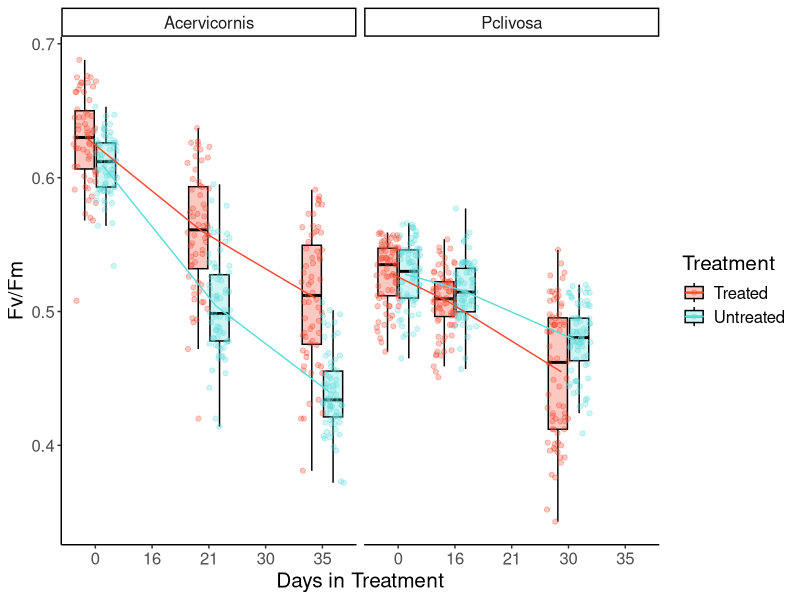
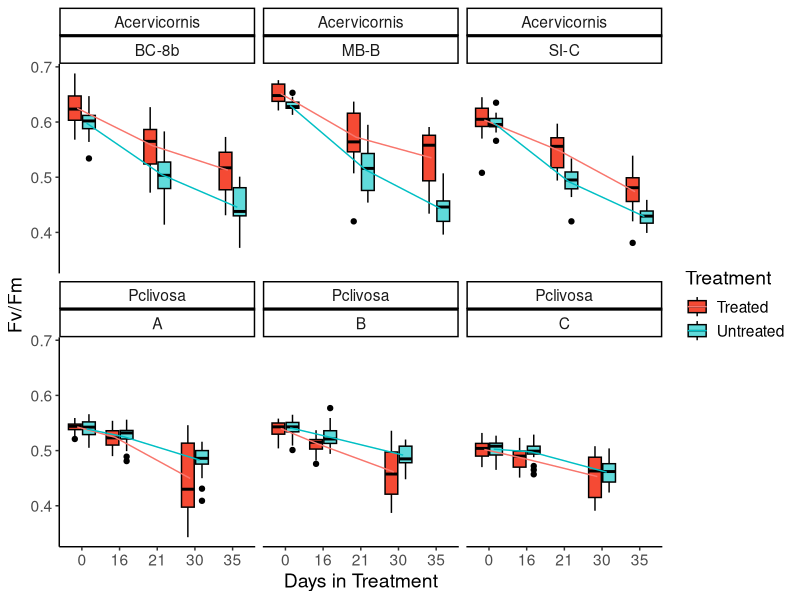
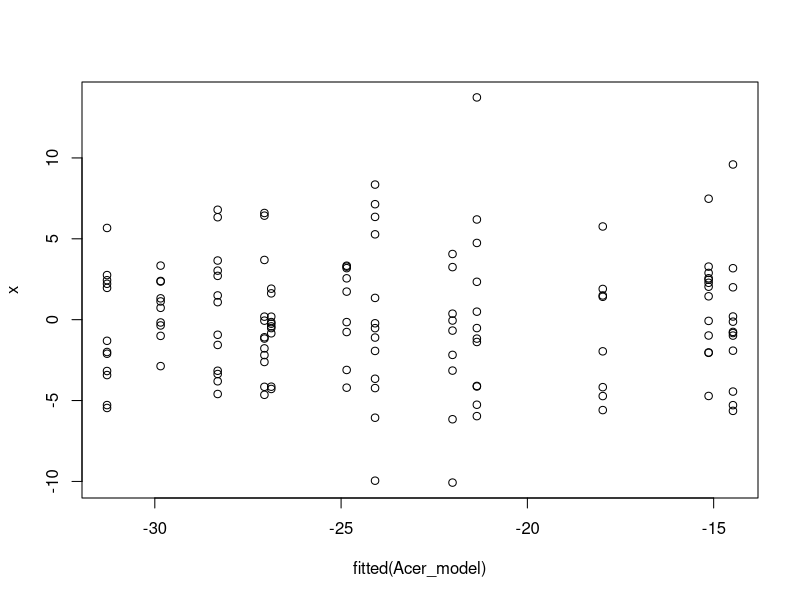
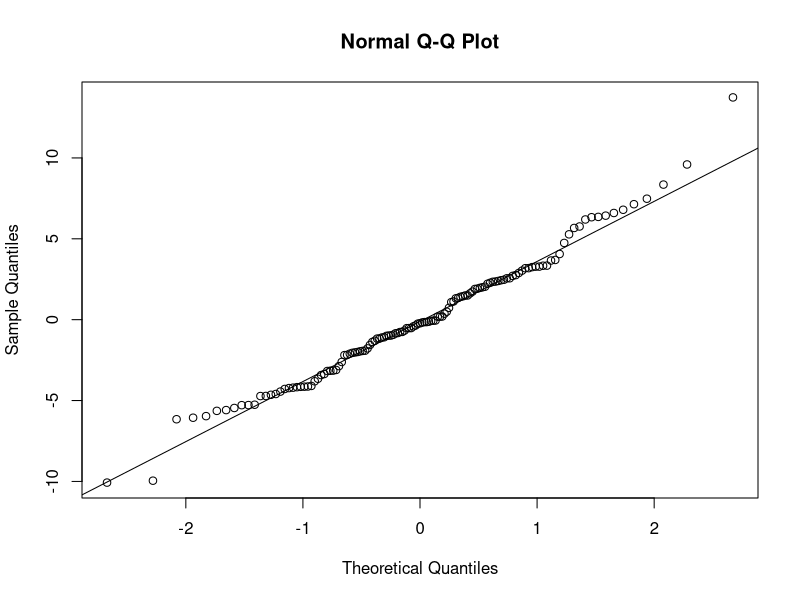
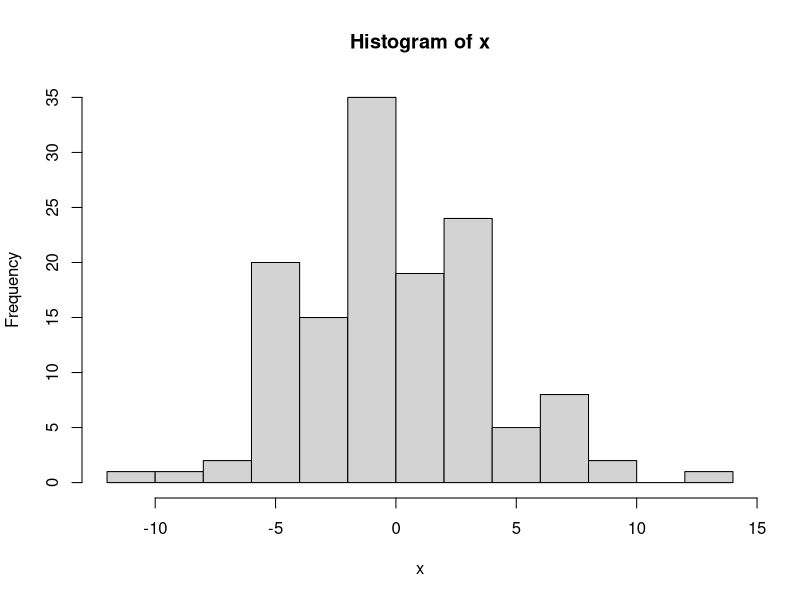
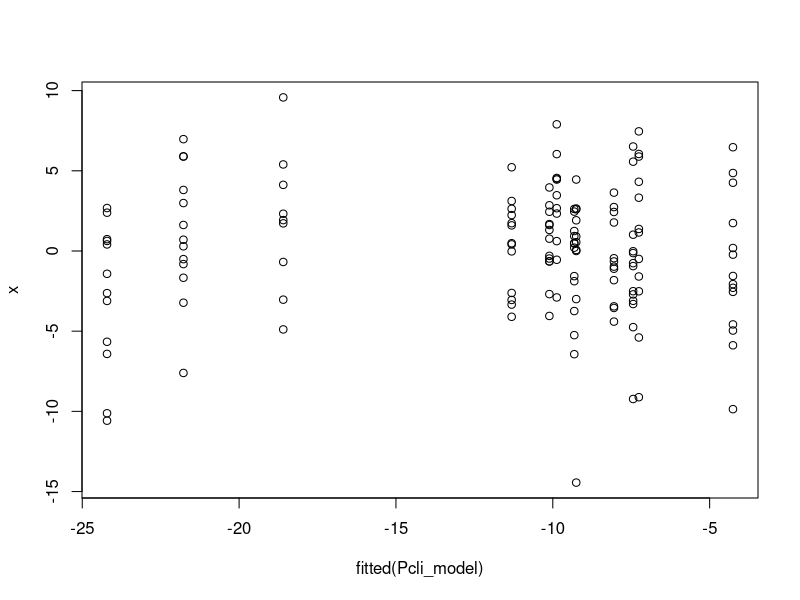
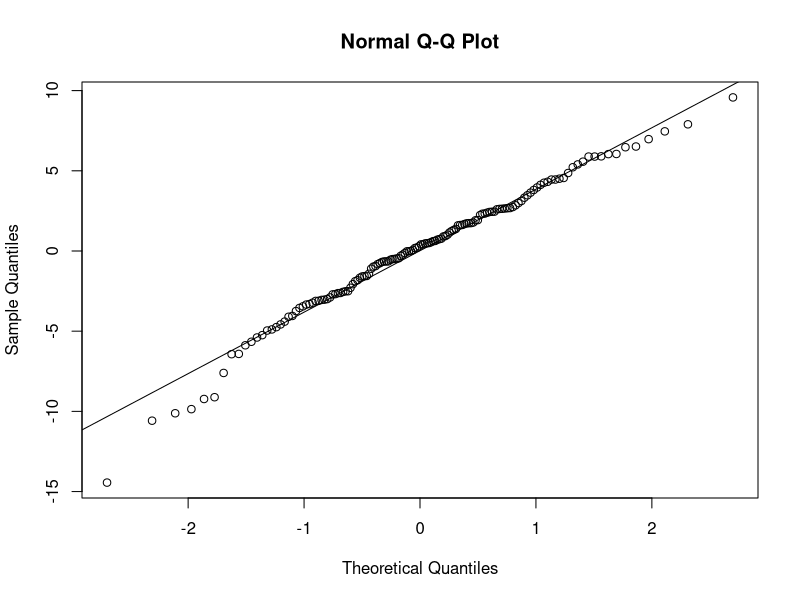
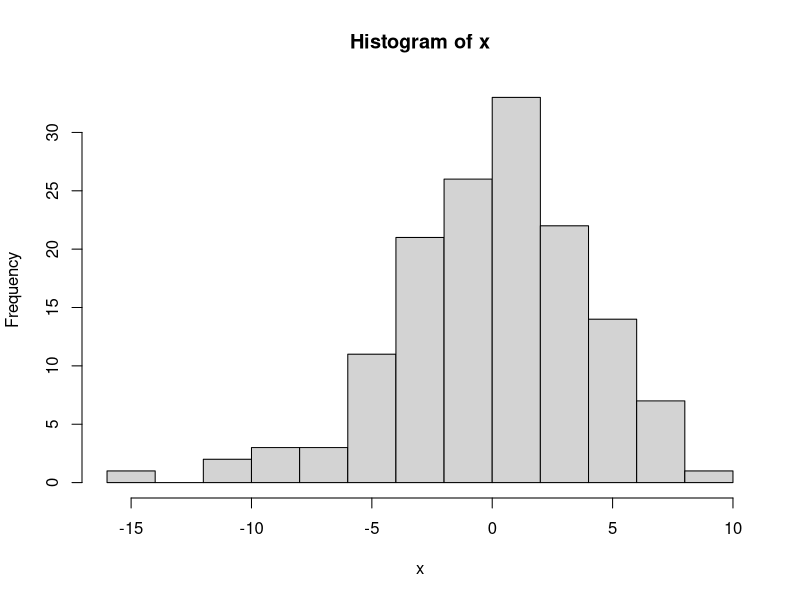

Write R code to recreate these figures, in order.
## ---- chunk 1
library(tidyverse)
library(plotrix)
library(ggpubr)
library(rstatix)
library(cowplot)
library(lme4)
library(emmeans)
library(car)
## ---- chunk 2
ipam_tidy_data <- read.csv("ipam_tidy_data.csv")

treatment_time_bothspecies <- ipam_tidy_data %>% 
  dplyr::filter(!Treatment_period == "CBASS") %>%
  drop_na(Colony) %>% #this is because there are some corals that never matched up to IPAM values so they're just NA
  dplyr::select(Date, Colony, Puck, Tank, fvfm, Treatment, Species) %>% 
  mutate(Date = mdy(Date)) %>% 
  dplyr::filter(Date <= "2022-04-20") %>% 
  pivot_wider(names_from = Date, values_from = fvfm) %>% 
   mutate(fvfm_t0 = case_when(Species == "Acervicornis" ~ `2022-03-16`,
                                  Species == "Pclivosa" ~ `2022-03-21`)) %>% 
   mutate(fvfm_t1 = case_when(Species == "Acervicornis" ~ `2022-04-06`,
                                  Species == "Pclivosa" ~ `2022-04-06`)) %>% 
   mutate(fvfm_t2 = case_when(Species == "Acervicornis" ~ `2022-04-20`,
                                  Species == "Pclivosa" ~ `2022-04-20`)) %>% 
  pivot_longer(fvfm_t0:fvfm_t2, names_to = "fvfm_timepoint", values_to = "fvfm") %>% 
  mutate(numDays = case_when(fvfm_timepoint == "fvfm_t0" ~ 0,
                             Species == "Pclivosa" & fvfm_timepoint == "fvfm_t1" ~ 16,
                             Species == "Acervicornis" & fvfm_timepoint == "fvfm_t1" ~ 21,
                             Species == "Pclivosa" & fvfm_timepoint == "fvfm_t2" ~ 30,
                             Species == "Acervicornis" & fvfm_timepoint == "fvfm_t2" ~ 35,
                             Species == "Pclivosa" & fvfm_timepoint == "fvfm_t3" ~ 65,
                             Species == "Acervicornis" & fvfm_timepoint == "fvfm_t3" ~ 70))

#percent change
treatment_normalized_bothspecies <- ipam_tidy_data %>% 
  dplyr::filter(!Treatment_period == "CBASS") %>%
  drop_na(Colony) %>% #this is because there are some corals that never matched up to IPAM values so they're just NA
  dplyr::select(Date, Colony, Puck, Tank, fvfm, Treatment, Species)  %>% 
  mutate(Date = mdy(Date)) %>% 
  dplyr::filter(Date <= "2022-04-20") %>% #pre-CBASS time points
  pivot_wider(names_from = Date, values_from = fvfm) %>% 
  mutate(fvfm_loss = case_when(Species == "Acervicornis" ~ `2022-04-20` - `2022-03-16`,
                               Species == "Pclivosa" ~ `2022-04-20` - `2022-03-21`)) %>% 
  mutate(fvfm_loss_norm = case_when(Species == "Acervicornis" ~ (fvfm_loss/`2022-03-16`)*100,
                               Species == "Pclivosa" ~ (fvfm_loss/`2022-03-21`)*100))

treatment_normalized_bothspecies %>% 
  dplyr::select(Colony, Puck, Treatment, Species, fvfm_loss, fvfm_loss_norm) %>% 
  write_csv("treatment_fvfm.csv")

ipam_tidy_data %>% 
  dplyr::filter(!Treatment_period == "CBASS") %>%
  drop_na(Colony) %>% #this is because there are some corals that never matched up to IPAM values so they're just NA
  dplyr::mutate(Date = mdy(Date)) %>% 
  dplyr::select(Date, Colony, Puck, Tank, fvfm, Treatment, Species) %>% 
  dplyr::filter(fvfm < 0.75) %>% #filter out the outliers, 0.75 was set in Cunning et al 2021
  dplyr::filter(Date <= "2022-04-20") %>% 
  pivot_wider(names_from = Date, values_from = fvfm) %>% 
   mutate(fvfm_t0 = case_when(Species == "Acervicornis" ~ `2022-03-16`,
                                  Species == "Pclivosa" ~ `2022-03-21`)) %>% 
   mutate(fvfm_t1 = case_when(Species == "Acervicornis" ~ `2022-04-06`,
                                  Species == "Pclivosa" ~ `2022-04-06`)) %>% 
   mutate(fvfm_t2 = case_when(Species == "Acervicornis" ~ `2022-04-20`,
                                  Species == "Pclivosa" ~ `2022-04-20`)) %>% 
  mutate(t0 = fvfm_t0/fvfm_t0, t1 = fvfm_t1/fvfm_t0, t2 = fvfm_t2/fvfm_t0) %>% 
  pivot_longer(t0:t2, names_to = "fvfm_timepoint", values_to = "fvfm") %>% 
  mutate(numDays = case_when(fvfm_timepoint == "t0" ~ 0,
                             Species == "Pclivosa" & fvfm_timepoint == "t1" ~ 16,
                             Species == "Acervicornis" & fvfm_timepoint == "t1" ~ 21,
                             Species == "Pclivosa" & fvfm_timepoint == "t2" ~ 30,
                             Species == "Acervicornis" & fvfm_timepoint == "t2" ~ 35)) %>% 
  dplyr::select(!c(`2022-04-06`:`2022-04-20`)) -> ipam_norm_overtime

## ---- chunk 3
treatment_time_bothspecies %>% 
  select(Colony:Species, fvfm_timepoint, fvfm) %>% 
  filter(fvfm_timepoint == "fvfm_t2") %>% #282 corals
  group_by(Species, Colony, Treatment) %>% 
  dplyr::summarise(count = n())
## ---- chunk 4
treatment_time_bothspecies %>% 
  dplyr::select(!c(`2022-04-06`:`2022-04-20`)) %>% 
  mutate(numDays = as.factor(numDays)) %>% 
  ggplot(., aes(x=numDays, y=fvfm, fill = Treatment, color = Treatment)) + 
  geom_boxplot(color = "black", outlier.shape = NA, alpha=0.3) + #not removing outliers, just removing the black dots because they are already represented in the geom_point() line
  geom_point(position = position_jitterdodge(), alpha=0.3) +
  stat_summary(fun=mean, geom="line", aes(group=Treatment, color = Treatment), position = position_dodge(width = 0.5)) +
  facet_wrap(~Species) + 
  theme_classic() + 
  labs(y = "Fv/Fm", x = "Days in Treatment") +
  scale_fill_manual(labels=c("Treated", "Untreated"), values = c("#F54A34", "#60DBDB"))  +
  scale_color_manual(labels=c("Treated", "Untreated"), values = c("#F54A34", "#60DBDB")) +
  theme(text = element_text(size = 15)) 
#ggsave("treatment_bothspecies_overtimeboxplots.pdf")
## ---- chunk 5
treatment_time_bothspecies%>% 
  dplyr::select(!c(`2022-04-06`:`2022-04-20`)) %>% 
  mutate(numDays = as.factor(numDays)) %>% 
  ggplot(., aes(x=numDays, y=fvfm, fill = Treatment)) + 
  geom_boxplot(color = "black") +
  stat_summary(fun=mean, geom="line", aes(group=Treatment, color = Treatment), position = position_dodge(width = 0.5)) +
  facet_wrap(~Species + Colony) + 
  theme_classic() + 
  labs(y = "Fv/Fm", x = "Days in Treatment") +
  scale_fill_manual(labels=c("Treated", "Untreated"), values = c("#F54A34", "#60DBDB"))  +
  theme(text = element_text(size = 14))
#ggsave("treatment_bothspecies_colonies_overtimeboxplots.pdf")
## ---- chunk 6
p1<-treatment_normalized_bothspecies %>% 
  ggplot(., aes(x=Species, y= fvfm_loss_norm, fill= Treatment)) +
  geom_boxplot() + 
  theme_classic() + 
  labs(y = "% Change Fv/Fm", x="Species") +
  scale_fill_manual(labels=c("Treated", "Untreated"), values = c("#F54A34", "#60DBDB")) +
  theme(text = element_text(size = 15)) + 
  theme(legend.position="none") +
  facet_wrap(~Species, ncol =1, scales = "free_x")
## ---- chunk 7
treatment_normalized_bothspecies %>% 
  mutate_at(vars(Colony, Puck, Tank, Treatment, Species), factor) -> treatment_normalized_bothspecies

treatment_normalized_bothspecies %>% 
  filter(Species == "Acervicornis") -> Acer_fvfm_norm

treatment_normalized_bothspecies %>% 
  filter(Species == "Pclivosa") -> Pcli_fvfm_norm

Pcli_fvfm_norm %>% 
  drop_na(`2022-04-20`) -> Pcli_fvfm_norm

Acer_model <- lmer(fvfm_loss_norm ~ Treatment*Colony + (1|Tank), data = Acer_fvfm_norm)
summary(Acer_model)
anova(Acer_model)

Pcli_model <- lmer(fvfm_loss_norm ~ Treatment*Colony + (1|Tank), data = Pcli_fvfm_norm)
summary(Pcli_model)
anova(Pcli_model)
## ---- chunk 8
x = residuals(Acer_model)
plot(fitted(Acer_model), x) 
leveneTest(x ~ Treatment*Colony, data=Acer_fvfm_norm, center=mean) # formal statistical test for homogenity of variance #marginally significant
qqnorm(x); qqline(x) # qq plot to check for normal distribution of residuals
hist(x) # histogram of residuals to check for normal distribution of residuals
shapiro.test(x) # formal statistical test
# removal of one outlier made the variance more significant, so leaving it as is

Anova(Acer_model,  type = "II", test.statistic = "F") #you need to manually specify Satterthwaite's method, because otherwise it will give you the Wald/Chi-squared approximation and that is only appropriate for binomial or poisson distributions. Satterthwaite's method is for normal/gaussian
capture.output(Anova(Acer_model,  type = "II", test.statistic = "F"), file = "Acer_model_ANOVA.csv")
## ---- chunk 9
x = residuals(Pcli_model)
plot(fitted(Pcli_model), x) 
leveneTest(x ~ Treatment*Colony, data=Pcli_fvfm_norm, center=mean) # formal statistical test for homogeneity of variance #not significant
qqnorm(x); qqline(x) # qq plot to check for normal distribution of residuals
hist(x) # histogram of residuals to check for normal distribution of residuals
shapiro.test(x) # formal statistical test 
# Perform Bonferroni outlier test
bonf_outliers <- outlierTest(Pcli_model, cutoff = Inf, n.max = Inf)

# View all potential outliers identified with Bonferroni correction
bonf_outliers #row 12

# Indices of the rows to remove
rows_to_remove <- c(12)

# Remove these rows
Pcli_clean <- Pcli_fvfm_norm[-rows_to_remove, ]

Pcli_model_2 <- lmer(fvfm_loss_norm ~ Treatment*Colony + (1|Tank), data = Pcli_clean)
x = residuals(Pcli_model_2)
plot(fitted(Pcli_model_2), x) 
leveneTest(x ~ Treatment*Colony, data=Pcli_clean, center=mean) # formal statistical test for homogenity of variance 
qqnorm(x); qqline(x) # qq plot to check for normal distribution of residuals
hist(x) # histogram of residuals to check for normal distribution of residuals
shapiro.test(x)

Anova(Pcli_model_2, type = "II", test.statistic = "F") #you need to manually specify Satterthwaite's method, because otherwise it will give you the Wald/Chi-squared approximation and that is only appropriate for binomial or poisson distributions. Satterthwaite's method is for normal/gaussian

capture.output(Anova(Pcli_model_2, type = "II", test.statistic = "F"), file = "Pcli_model_ANOVA.csv")
## ---- chunk 10
#colony + treatment
Acer_emms <- emmeans(Acer_model, pairwise ~ Colony*Treatment)

pairs(Acer_emms) 
capture.output(pairs(Acer_emms), file="Acer_percentchange_treatment_colony_emmeans.csv")
## ---- chunk 11
#colony + treatment
Pcli_emms <- emmeans(Pcli_model_2, pairwise ~ Colony*Treatment)

pairs(Pcli_emms) 
capture.output(pairs(Pcli_emms), file="Pcli_percentchange_treatment_colony_emmeans.csv")
## ---- chunk 12
p2<-ipam_norm_overtime %>% 
  ggplot(., aes(x=numDays, y=fvfm, fill = Treatment, color=Treatment)) + 
  geom_point(alpha=0.3) +
  geom_smooth() +
  facet_wrap(~Species, ncol =1) + 
  theme_classic() + 
  labs(y = "Normalized Fv/Fm", x = "Days in Treatment") +
  scale_fill_manual(labels=c("Treated", "Untreated"), values = c("#F54A34", "#60DBDB"))  +
  scale_color_manual(labels=c("Treated", "Untreated"), values = c("#F54A34", "#60DBDB"))  +
  theme(text = element_text(size = 14)) +
  ylim(0.4,1.2) +
  theme(legend.position="none")
  
p3<-ipam_norm_overtime %>% 
  ggplot(., aes(x=numDays, y=fvfm, fill = Treatment, color=Treatment)) + 
  geom_point(alpha=0.3) +
  geom_smooth() +
  facet_wrap(~Species + Colony) + 
  theme_classic() + 
  labs(y = "Normalized Fv/Fm", x = "Days in Treatment") +
  scale_fill_manual(labels=c("Treated", "Untreated"), values = c("#F54A34", "#60DBDB"))  +
  scale_color_manual(labels=c("Treated", "Untreated"), values = c("#F54A34", "#60DBDB"))  +
  theme(text = element_text(size = 14))+
  ylim(0.4,1.2) +
  theme(legend.position="none")
## ---- chunk 13
plot_grid(p1, p2, p3, rel_widths = c(1, 1, 2), nrow=1)
ggsave("treatment_normfvfm_boxplot_linear.pdf", width = 12, height = 5)
## ---- chunk 14
ipam_norm_overtime$fvfm_timepoint <- as.factor(ipam_norm_overtime$fvfm_timepoint)

ipam_norm_overtime %>% 
  dplyr::select(Colony:Species, fvfm_timepoint, fvfm) %>% 
  filter(Species == "Acervicornis") ->  Acer_tidydata

ipam_norm_overtime %>% 
  dplyr::select(Colony:Species, fvfm_timepoint, fvfm) %>% 
  filter(Species == "Pclivosa") ->  Pcli_tidydata
## ---- chunk 15
#repeated measures -- include ID in the formula as a random effect
Acer_model <- lmer(fvfm ~ Treatment*Colony*fvfm_timepoint + (1|Tank) + (1|Puck), data = Acer_tidydata) 
summary(Acer_model)
Anova(Acer_model, type = "II", test.statistic = "F")

Pcli_model <- lmer(fvfm ~ Treatment*Colony*fvfm_timepoint + (1|Tank) + (1|Puck), data = Pcli_tidydata)
summary(Pcli_model)
Anova(Pcli_model, type = "II", test.statistic = "F")
## ---- chunk 16
x = residuals(Acer_model)
plot(fitted(Acer_model), x) 
qqnorm(x); qqline(x) # qq plot to check for normal distribution of residuals
hist(x) # histogram of residuals to check for normal distribution of residuals
car::outlierTest(Acer_model) #row 317
Acer_tidydata[-317, ] -> Acer_noout

Acer_model_2 <- lmer(fvfm ~ Treatment*Colony*fvfm_timepoint + (1|Tank) + (1|Puck), data = Acer_noout)
x = residuals(Acer_model_2)
plot(fitted(Acer_model_2), x) 
qqnorm(x); qqline(x) # qq plot to check for normal distribution of residuals
hist(x) # histogram of residuals to check for normal distribution of residuals

Anova(Acer_model_2, type = "II", test.statistic = "F")
capture.output(Anova(Acer_model_2, type = "II", test.statistic = "F"), file = "Acer_fvfm_model_ANOVA.csv")
## ---- chunk 17
x = residuals(Pcli_model)
plot(fitted(Pcli_model), x) 
qqnorm(x); qqline(x) # qq plot to check for normal distribution of residuals
hist(x) # histogram of residuals to check for normal distribution of residuals
car::outlierTest(Pcli_model) #rows 375, 200, 108
rows_to_remove <- c(375, 200, 108)
Pcli_tidydata[-rows_to_remove, ] -> Pcli_noout

Pcli_model_2 <- lmer(fvfm ~ Treatment*Colony*fvfm_timepoint + (1|Tank) + (1|Puck), data = Pcli_noout)
x = residuals(Pcli_model_2)
plot(fitted(Pcli_model_2), x) 
qqnorm(x); qqline(x) # qq plot to check for normal distribution of residuals
hist(x) # histogram of residuals to check for normal distribution of residuals

Anova(Pcli_model_2, type = "II", test.statistic = "F")
capture.output(Anova(Pcli_model_2, type = "II", test.statistic = "F"), file = "Pcli_fvfm_model_ANOVA.csv")
## ---- chunk 18
#colony + treatment + timepoint
Acer_emms <- emmeans(Acer_model_2, pairwise ~ Colony*Treatment*fvfm_timepoint)
pairs(Acer_emms)
capture.output(pairs(Acer_emms), file = "Acer_Tukey_colonytreatmenttimepoint.csv")
## ---- chunk 19
#colony + treatment + timepoint
Pcli_emms <- emmeans(Pcli_model_2, pairwise ~ Colony*Treatment*fvfm_timepoint)
pairs(Pcli_emms)
capture.output(pairs(Pcli_emms), file = "Pcli_Tukey_colonytreatmenttimepoint.csv")
## ---- chunk 20
p1<-treatment_normalized_bothspecies%>% 
  ggplot(., aes(x=Species, y= fvfm_loss_norm, fill= Treatment)) +
  geom_boxplot() + 
  theme_classic() + 
  labs(y = "% Decline in Fv/Fm", x="Treatment") +
  scale_fill_manual(labels=c("Treated", "Untreated"), values = c("#F54A34", "#60DBDB")) +
  theme(text = element_text(size = 15)) + 
  theme(legend.position="none")
  
#ggsave("treatment_normalized_bothspecies_boxplot.pdf")
## ---- chunk 21
str(treatment_normalized_bothspecies)
#make factors: Colony, Puck, Tank, Treatment, Species

treatment_normalized_bothspecies %>% 
  mutate_at(vars(Colony, Puck, Tank, Treatment, Species), factor) -> treatment_normalized_bothspecies
## ---- chunk 22
treat_model_1 <- lm(fvfm_loss_norm ~ Treatment*Species + Colony + Tank, data = treatment_normalized_bothspecies)
treat_model_metrics_1 <- augment(treat_model_1)
plot(treat_model_1)

# assess normality of residuals using Shapiro-Wilk test
shapiro_test(treat_model_metrics_1$.resid) # not significant

# assess homogeneity of variances using Levene's Test
levene_test(.resid ~ Treatment*Species, data = treat_model_metrics_1) #not significant

# identifying outliers
treat_model_metrics_1 %>% 
  filter(abs(.std.resid) > 3) -> treat_outliers_1
# 2 outliers

#remove outliers
treatment_normalized_bothspecies_2wayanova <- treatment_normalized_bothspecies[!rownames(treatment_normalized_bothspecies) %in% treat_outliers_1$.rownames,]

#two corals were indeed removed from data frame
## ---- chunk 23
aov(fvfm_loss_norm ~ Treatment*Species, data = treatment_normalized_bothspecies_2wayanova)

summary(aov(fvfm_loss_norm ~ Treatment*Species, data = treatment_normalized_bothspecies_2wayanova))

#capture.output(summary(aov(fvfm_loss_norm ~ Treatment*Species, data = treatment_normalized_bothspecies)), file = "fvfm_loss_norm_bothspecies_anova_table.csv")

TukeyHSD(aov(fvfm_loss_norm ~ Treatment*Species, data = treatment_normalized_bothspecies_2wayanova))
         
#capture.output(TukeyHSD(aov(fvfm_loss_norm ~ Treatment*Species, data = treatment_normalized_bothspecies)), file = "fvfm_loss_norm_bothspecies_anova_tukey.csv")
## ---- chunk 24
treatment_normalized_bothspecies %>% 
  filter(Species == "Acervicornis") -> treatment_percent_Acer

treat_model_Acer <- lm(fvfm_loss_norm ~ Treatment + Colony + Tank, data = treatment_percent_Acer)
treat_model_metrics_Acer <- augment(treat_model_Acer)
plot(treat_model_Acer)

# assess normality of residuals using Shapiro-Wilk test
shapiro_test(treat_model_metrics_Acer$.resid) # not significant

# assess homogeneity of variances using Levene's Test
levene_test(.resid ~ Treatment, data = treat_model_metrics_Acer) #not significant

# identifying outliers
treat_model_metrics_Acer %>% 
  filter(abs(.std.resid) > 3)
# 1 outlier

#remove outliers
treatment_percent_Acer %>% 
  filter(fvfm_loss_norm < -7.6) -> treatment_percent_Acer

#one coral removed from data frame
## ---- chunk 25
aov(fvfm_loss_norm ~ Treatment, data = treatment_percent_Acer)

summary(aov(fvfm_loss_norm ~ Treatment, data = treatment_percent_Acer)) #very significant

TukeyHSD(aov(fvfm_loss_norm ~ Treatment, data = treatment_percent_Acer))
## ---- chunk 26
treatment_normalized_bothspecies %>% 
  filter(Species == "Pclivosa") -> treatment_percent_Pcli

treat_model_Pcli <- lm(fvfm_loss_norm ~ Treatment + Colony + Tank, data = treatment_percent_Pcli)
treat_model_metrics_Pcli <- augment(treat_model_Pcli)
plot(treat_model_Pcli)

# assess normality of residuals using Shapiro-Wilk test
shapiro_test(treat_model_metrics_Pcli$.resid) # significant

# assess homogeneity of variances using Levene's Test
levene_test(.resid ~ Treatment, data = treat_model_metrics_Pcli) #not significant

# identifying outliers
treat_model_metrics_Pcli %>% 
  filter(abs(.std.resid) > 3) # 1 outlier

treatment_percent_Pcli %>% 
  filter(!(Treatment == "Untreated" & Colony == "A" & Tank == "4" & fvfm_loss_norm < -23)) -> treatment_percent_Pcli

#run again
treat_model_Pcli <- lm(fvfm_loss_norm ~ Treatment + Colony + Tank, data = treatment_percent_Pcli)
treat_model_metrics_Pcli <- augment(treat_model_Pcli)
plot(treat_model_Pcli)

# assess normality of residuals using Shapiro-Wilk test
shapiro_test(treat_model_metrics_Pcli$.resid) # not significant

# assess homogeneity of variances using Levene's Test
levene_test(.resid ~ Treatment, data = treat_model_metrics_Pcli) #significant

## ---- chunk 27
oneway.test(fvfm_loss_norm ~ Treatment, data = treatment_percent_Pcli, var.equal = FALSE)
## ---- chunk 28
p2<- treatment_normalized_bothspecies%>% 
  ggplot(., aes(x=Colony, y= fvfm_loss_norm, fill=Treatment)) +
  geom_boxplot() + 
  theme_classic() + labs(y = "% Decline in Fv/Fm", x="Colony") +
  scale_fill_manual(labels=c("Treated", "Untreated"), values = c("#F54A34", "#60DBDB"))  +
  theme(text = element_text(size = 15)) + 
  facet_wrap(~Species, scales = "free_x")
#ggsave("treatment_normalized_genotypes_boxplot.pdf")
## ---- chunk 29
treat_model_2 <- lm(fvfm_loss_norm ~ Treatment*Species*Colony + Tank, data = treatment_normalized_bothspecies)
treat_model_metrics_2 <- augment(treat_model_2)
plot(treat_model_2)

# assess normality of residuals using Shapiro-Wilk test
shapiro_test(treat_model_metrics_2$.resid) # not significant

# assess homogeneity of variances using Levene's Test
levene_test(.resid ~ Treatment*Species*Colony, data = treat_model_metrics_2) #not significant

# identifying outliers
treat_model_metrics_2 %>% 
  filter(abs(.std.resid) > 3) -> treat_outliers_2
# 2 outliers

#remove outliers
treatment_normalized_bothspecies_3wayanova <- treatment_normalized_bothspecies[!rownames(treatment_normalized_bothspecies) %in% treat_outliers_2$.rownames,]
## ---- chunk 30
aov(fvfm_loss_norm ~ Treatment*Species*Colony, data = treatment_normalized_bothspecies_3wayanova)

summary(aov(fvfm_loss_norm ~ Treatment*Species*Colony, data = treatment_normalized_bothspecies_3wayanova))

#capture.output(summary(aov(fvfm_loss_norm ~ Treatment*Species*Colony, data = treatment_normalized_bothspecies_3wayanova)), file = "fvfm_loss_norm_bothspeciesgenet_anova_table.csv")

TukeyHSD(aov(fvfm_loss_norm ~ Treatment*Species*Colony, data = treatment_normalized_bothspecies_3wayanova))
         
#capture.output(TukeyHSD(aov(fvfm_loss_norm ~ Treatment*Species*Colony, data = treatment_normalized_bothspecies_3wayanova)), file = "fvfm_loss_norm_bothspeciesgenet_anova_tukey.csv")
## ---- chunk 31
treatment_normalized_bothspecies %>% 
  filter(Species == "Acervicornis") -> treatment_percent_Acer

treat_model_Acer <- lm(fvfm_loss_norm ~ Treatment*Colony + Tank, data = treatment_percent_Acer)
treat_model_metrics_Acer <- augment(treat_model_Acer)
plot(treat_model_Acer)

# assess normality of residuals using Shapiro-Wilk test
shapiro_test(treat_model_metrics_Acer$.resid) # not significant

# assess homogeneity of variances using Levene's Test
levene_test(.resid ~ Treatment*Colony, data = treat_model_metrics_Acer) #not significant

# identifying outliers
treat_model_metrics_Acer %>% 
  filter(abs(.std.resid) > 3)
# 1 outlier

#remove outliers
treatment_percent_Acer %>% 
  filter(fvfm_loss_norm < -7.6) -> treatment_percent_Acer

#one coral removed from data frame
## ---- chunk 32
aov(fvfm_loss_norm ~ Treatment*Colony, data = treatment_percent_Acer)

summary(aov(fvfm_loss_norm ~ Treatment*Colony, data = treatment_percent_Acer))#very significant

#capture.output(summary(aov(fvfm_loss_norm ~ Treatment*Colony, data = treatment_percent_Acer)), file = "fvfm_loss_Acergenets_anova.csv")

TukeyHSD(aov(fvfm_loss_norm ~ Treatment*Colony, data = treatment_percent_Acer))

#capture.output(TukeyHSD(aov(fvfm_loss_norm ~ Treatment*Colony, data = treatment_percent_Acer)), file = "fvfmloss_Acergenets_tukey.csv")
## ---- chunk 33
treatment_normalized_bothspecies %>% 
  filter(Species == "Pclivosa") -> treatment_percent_Pcli

treat_model_Pcli <- lm(fvfm_loss_norm ~ Treatment*Colony + Tank, data = treatment_percent_Pcli)
treat_model_metrics_Pcli <- augment(treat_model_Pcli)
plot(treat_model_Pcli)

# assess normality of residuals using Shapiro-Wilk test
shapiro_test(treat_model_metrics_Pcli$.resid) # significant

# assess homogeneity of variances using Levene's Test
levene_test(.resid ~ Treatment*Colony, data = treat_model_metrics_Pcli) #not significant

# identifying outliers
treat_model_metrics_Pcli %>% 
  filter(abs(.std.resid) > 3) # 1 outlier

treatment_percent_Pcli %>% 
  filter(!(Treatment == "Untreated" & Colony == "A" & Tank == "4" & fvfm_loss_norm < -23)) -> treatment_percent_Pcli

#run again
treat_model_Pcli <- lm(fvfm_loss_norm ~ Treatment*Colony + Tank, data = treatment_percent_Pcli)
treat_model_metrics_Pcli <- augment(treat_model_Pcli)
plot(treat_model_Pcli)

# assess normality of residuals using Shapiro-Wilk test
shapiro_test(treat_model_metrics_Pcli$.resid) # not significant

# assess homogeneity of variances using Levene's Test
levene_test(.resid ~ Treatment*Colony, data = treat_model_metrics_Pcli) #not significant

#yay can do 2 way anova
## ---- chunk 34
aov(fvfm_loss_norm ~ Treatment*Colony, data = treatment_percent_Pcli)

summary(aov(fvfm_loss_norm ~ Treatment*Colony, data = treatment_percent_Pcli))#very significant

#capture.output(summary(aov(fvfm_loss_norm ~ Treatment*Colony, data = treatment_percent_Pcli)), file = "fvfm_loss_Pcligenets_anova.csv")

TukeyHSD(aov(fvfm_loss_norm ~ Treatment*Colony, data = treatment_percent_Pcli))

#capture.output(TukeyHSD(aov(fvfm_loss_norm ~ Treatment*Colony, data = treatment_percent_Pcli)), file = "fvfmloss_Pcligenets_tukey.csv")
## ---- chunk 35
plot_grid(p1, p2, rel_widths = c(1.5,2))
#ggsave("percentdecline_treatment_speciesgenets.pdf", width = 12, height = 5)
## ---- chunk 36
p1<-treatment_normalized_bothspecies %>% 
  drop_na(fvfm_loss_norm) %>% 
  group_by(Species, Treatment) %>% 
  mutate(mean_fvfmlossnorm = mean(fvfm_loss_norm), se_fvfmlossnorm = std.error(fvfm_loss_norm)) %>% 
  ggplot(., aes(x = Treatment, y = mean_fvfmlossnorm)) +
  theme_classic()+
  geom_jitter(aes(y=fvfm_loss_norm, color = Treatment, fill = Treatment),
              position=position_dodge(width=0.8),
              alpha=0.1, pch = 21,
              color = "black") +
  geom_errorbar(aes(x = Treatment, ymax = mean_fvfmlossnorm+se_fvfmlossnorm, ymin = mean_fvfmlossnorm-se_fvfmlossnorm, color = Treatment), width = .1, position = position_dodge(width=0.8)) +
  scale_color_manual(labels=c("Treated", "Untreated"), values = c("#F54A34", "#60DBDB")) +
  geom_point(mapping = aes(x = Treatment, fill = Treatment), size = 2.5, pch = 21, color = "black", position = position_dodge(width=0.8))+
  scale_fill_manual(labels=c("Treated", "Untreated"), values = c("#F54A34", "#60DBDB")) +
  xlab("Treatment")+
  ylab("% Decline in Fv/Fm")+
  facet_wrap(~Species, scales = "free_x") +
  theme(text = element_text(size = 15)) +
  ylim(-4,40) +
  theme(legend.position="none")
## ---- chunk 37
p2<-treatment_normalized_bothspecies %>% 
  drop_na(fvfm_loss_norm) %>% 
  group_by(Species, Treatment, Colony) %>% 
  mutate(mean_fvfmlossnorm = mean(fvfm_loss_norm), se_fvfmlossnorm = std.error(fvfm_loss_norm)) %>% 
  ggplot(., aes(x = Colony, y = mean_fvfmlossnorm)) +
  theme_classic()+
  geom_jitter(aes(y=fvfm_loss_norm, color = Treatment, fill = Treatment),
              position=position_dodge(width=0.8),
              alpha=0.1, pch = 21,
              color = "black") +
  geom_errorbar(aes(x = Colony, ymax = mean_fvfmlossnorm+se_fvfmlossnorm, ymin = mean_fvfmlossnorm-se_fvfmlossnorm, color = Treatment), width = .1, position = position_dodge(width=0.8)) +
  scale_color_manual(labels=c("Treated", "Untreated"), values = c("#F54A34", "#60DBDB")) +
  geom_point(mapping = aes(x = Colony, fill = Treatment), size = 2.5, pch = 21, color = "black", position = position_dodge(width=0.8))+
  scale_fill_manual(labels=c("Treated", "Untreated"), values = c("#F54A34", "#60DBDB")) +
  xlab("Colony")+
  ylab("% Decline in Fv/Fm")+
  facet_wrap(~Species, scales = "free_x") +
  ylim(-4,40) +
  theme(text = element_text(size = 15))
## ---- chunk 38
plot_grid(p1, p2, rel_widths = c(1.5,2))
#ggsave("treatment_percentfvfmloss_dotplot.pdf", width = 12, height = 5)
